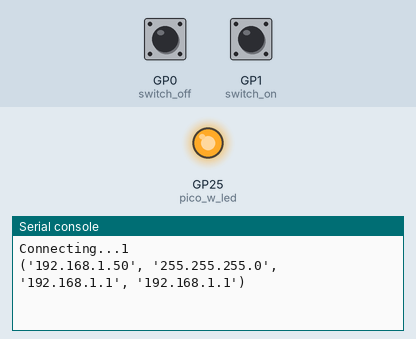
Recording of a program running on a simulated Raspberry Pi Pico running MicroPython. On the bench: output pins drawn as LEDs (lit = HIGH), the last lines printed to the serial console. The inputs (shaded band) are chosen by the test bench; at power-on: GP0 (switch_off) HIGH, GP1 (switch_on) HIGH. WiFi joins after 1.5 s; web requests get an empty 200 reply after 0.4 s.

Above: at 3.2 s.
3.3 s: GP0 (switch_off) pulled LOW for 0.15 s
At 4.6 s:
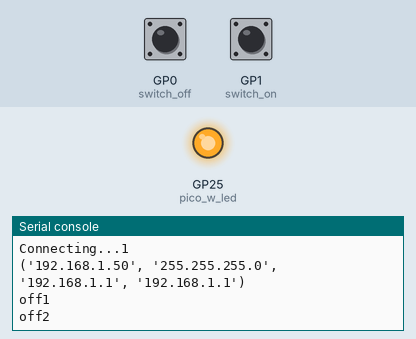
5.2 s: GP1 (switch_on) pulled LOW for 0.15 s
At 6.0 s:
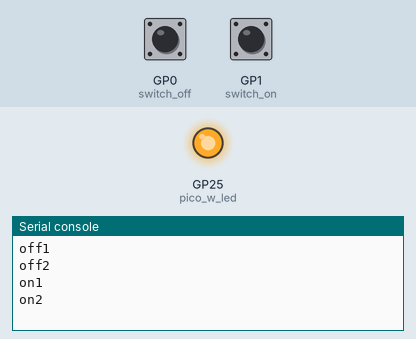

Measured:
- after the input at 3.3 s, the serial console: prints a new line at once (image 1)
- after the input at 5.2 s, the serial console: prints a new line at once (image 2)

The program:

main.py
```python
import machine
import time
import network
import urequests
import credentials as cred

from machine import Pin
from picozero import Button
from time import sleep

url_api = f'http://{cred.nature_remo_ip}/messages'

headers = {'Content-Type':'application/json',
           'X-Requested-With':''
          }

off_data = '{"format":"us","freq":38,"data":[0]}'
on_data = '{"format":"us","freq":38,"data":[0]}'

btn_off_pin = 0
btn_on_pin = 1


def connect():
    #connect to my wifi
    wlan = network.WLAN(network.STA_IF)
    wlan.active(True)
    #disable power saving mode
    wlan.config(pm = 0xa11140)
    cnt = 1
    wlan.connect(cred.ssid, cred.password)
    while wlan.isconnected() == False:
        print(f'Connecting...{cnt}')
        cnt = cnt + 1
        if cnt == 10:
            machine.reset()
        sleep(2)

    print(wlan.ifconfig())

def turn_off():
    print('off1')
    res = urequests.post(url_api, data=off_data, headers=headers)
    res.close()
    print('off2')

def turn_on():
    print('on1')
    res1 = urequests.post(url_api, data=on_data, headers=headers)
    res1.close()
    print('on2')

if __name__ == "__main__":

    try:
        connect()

        pico_w_led = Pin("LED", Pin.OUT)
        pico_w_led.on()
        switch_off = Button(btn_off_pin)
        switch_on = Button(btn_on_pin)
        switch_on.when_pressed = turn_on
        switch_off.when_pressed = turn_off

        while True:
            sleep(1)
    except:
        sleep(1)
        machine.reset()
```

credentials.py
```python
ssid = 'my-ssid'
password = 'my-password'
nature_remo_ip = '192.168.1.2'
```
